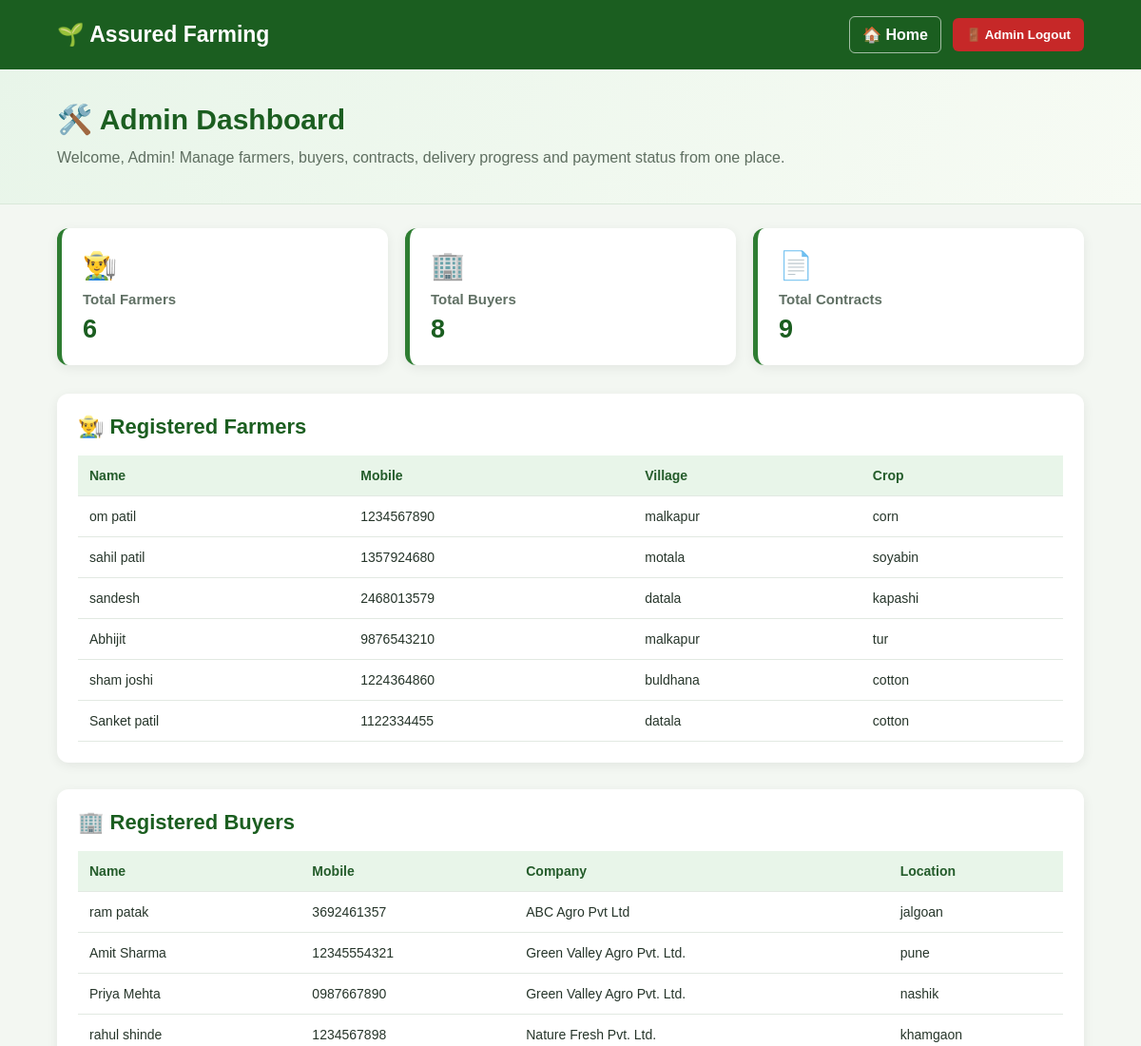
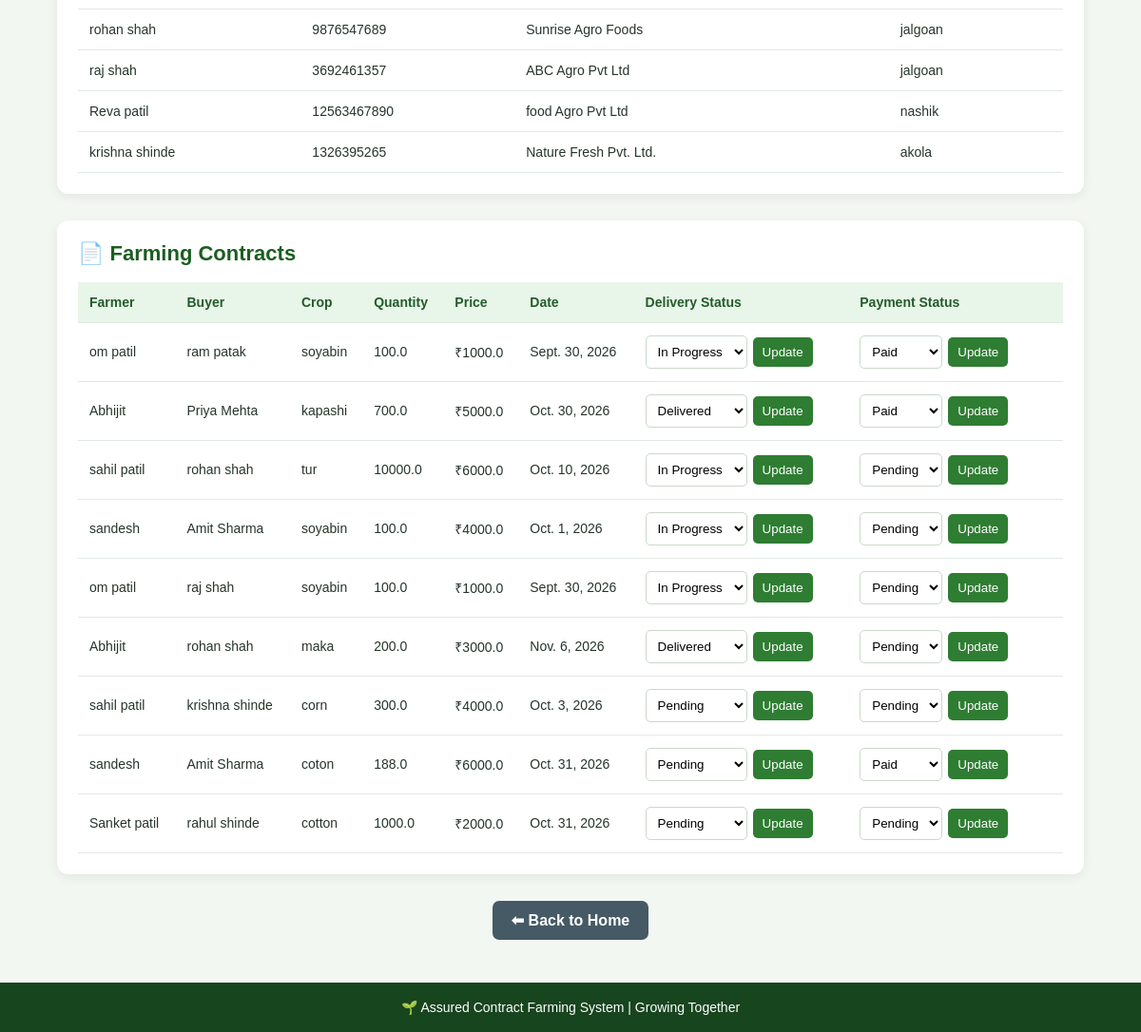
/admin-dashboard/ (signed in), run on the app's committed database (2 pictures, top to bottom).
### farming/models.py (models this page shows, shortened)
class Farmer(models.Model):
    name = models.CharField(max_length=100)
    mobile = models.CharField(max_length=15)
    village = models.CharField(max_length=100)
    crop = models.CharField(max_length=100)
    password = models.CharField(max_length=100)

class Buyer(models.Model):
    name = models.CharField(max_length=100)
    mobile = models.CharField(max_length=15)
    company = models.CharField(max_length=100)
    location = models.CharField(max_length=100)
    password = models.CharField(max_length=100)

class Contract(models.Model):
    farmer = models.ForeignKey(Farmer, on_delete=models.CASCADE)
    buyer = models.ForeignKey(Buyer, on_delete=models.CASCADE)
    crop = models.CharField(max_length=100)
    quantity = models.FloatField()
    price = models.FloatField()
    contract_date = models.DateField()
    delivery_status = models.CharField(max_length=20, default='Pending')
    payment_status = models.CharField(max_length=20, default='Pending')

### farming/views.py (the view)
# urls.py: path('admin-dashboard/', views.admin_dashboard, name='admin_dashboard'),
@user_passes_test(lambda user: user.is_authenticated and user.is_staff, login_url='/admin-login/')
def admin_dashboard(request):
    farmers = Farmer.objects.all()
    buyers = Buyer.objects.all()
    contracts = Contract.objects.all()
    return render(request, 'admin_dashboard.html', {
        'farmers': farmers,
        'buyers': buyers,
        'contracts': contracts,
    })

### farming/templates/admin_dashboard.html (shortened to what this page needs)
<!DOCTYPE html>
<html>
<head>
</head>
<body>
    <div class="navbar">
        <div class="logo">🌱 Assured Farming</div>
        <div class="nav-actions">
            <a class="home-btn" href="/">🏠 Home</a>
            <form method="POST" action="{% url 'admin_logout' %}">
                <button class="logout-btn" type="submit">
                    🚪 Admin Logout
                </button>
            </form>
        </div>
    </div>
    <section class="hero">
        <h1>🛠️ Admin Dashboard</h1>
        <p>
            Welcome, Admin! Manage farmers, buyers, contracts,
            delivery progress and payment status from one place.
        </p>
    </section>
    <main class="container">
        <section class="summary">
            <div class="summary-card">
                <div class="symbol">👨‍🌾</div>
                <h3>Total Farmers</h3>
                <div class="count">{{ farmers|length }}</div>
            </div>
            <div class="summary-card">
                <div class="symbol">🏢</div>
                <h3>Total Buyers</h3>
                <div class="count">{{ buyers|length }}</div>
            </div>
            <div class="summary-card">
                <div class="symbol">📄</div>
                <h3>Total Contracts</h3>
                <div class="count">{{ contracts|length }}</div>
            </div>
        </section>
        <section class="section">
            <h2>👨‍🌾 Registered Farmers</h2>
            <div class="table-wrap">
                <table>
                    <tr>
                        <th>Name</th>
                        <th>Mobile</th>
                        <th>Village</th>
                        <th>Crop</th>
                    </tr>
                    {% for farmer in farmers %}
                    <tr>
                        <td>{{ farmer.name }}</td>
                        <td>{{ farmer.mobile }}</td>
                        <td>{{ farmer.village }}</td>
                        <td>{{ farmer.crop }}</td>
                    </tr>
                    {% empty %}
                    <tr>
                        <td colspan="4">No farmers found.</td>
                    </tr>
                    {% endfor %}
                </table>
            </div>
        </section>
        <section class="section">
            <h2>🏢 Registered Buyers</h2>
            <div class="table-wrap">
                <table>
                    <tr>
                        <th>Name</th>
                        <th>Mobile</th>
                        <th>Company</th>
                        <th>Location</th>
                    </tr>
                    {% for buyer in buyers %}
                    <tr>
                        <td>{{ buyer.name }}</td>
                        <td>{{ buyer.mobile }}</td>
                        <td>{{ buyer.company }}</td>
                        <td>{{ buyer.location }}</td>
                    </tr>
                    {% empty %}
                    <tr>
                        <td colspan="4">No buyers found.</td>
                    </tr>
                    {% endfor %}
                </table>
            </div>
        </section>
        <section class="section">
            <h2>📄 Farming Contracts</h2>
            <div class="table-wrap">
                <table>
                    <tr>
                        <th>Farmer</th>
                        <th>Buyer</th>
                        <th>Crop</th>
                        <th>Quantity</th>
                        <th>Price</th>
                        <th>Date</th>
                        <th>Delivery Status</th>
                        <th>Payment Status</th>
                    </tr>
                    {% for contract in contracts %}
                    <tr>
                        <td>{{ contract.farmer.name }}</td>
                        <td>{{ contract.buyer.name }}</td>
                        <td>{{ contract.crop }}</td>
                        <td>{{ contract.quantity }}</td>
                        <td>₹{{ contract.price }}</td>
                        <td>{{ contract.contract_date }}</td>
                        <td>
                            <form method="POST"
                                  class="status-form"
                                  action="{% url 'update_delivery_status' contract.id %}">
                                <select name="delivery_status">
                                    <option value="Pending"
                                        {% if contract.delivery_status == "Pending" %}selected{% endif %}>
                                        Pending
                                    </option>
                                    <option value="In Progress"
                                        {% if contract.delivery_status == "In Progress" %}selected{% endif %}>
                                        In Progress
                                    </option>
                                    <option value="Delivered"
                                        {% if contract.delivery_status == "Delivered" %}selected{% endif %}>
                                        Delivered
                                    </option>
                                </select>
                                <button class="update-btn" type="submit">
                                    Update
                                </button>
                            </form>
                        </td>
                        <td>
                            <form method="POST"
                                  class="status-form"
                                  action="{% url 'update_payment_status' contract.id %}">
                                <select name="payment_status">
                                    <option value="Pending"
                                        {% if contract.payment_status == "Pending" %}selected{% endif %}>
                                        Pending
                                    </option>
                                    <option value="Paid"
                                        {% if contract.payment_status == "Paid" %}selected{% endif %}>
                                        Paid
                                    </option>
                                </select>
                                <button class="update-btn" type="submit">
                                    Update
                                </button>
                            </form>
                        </td>
                    </tr>
                    {% empty %}
                    <tr>
                        <td colspan="8">No contracts found.</td>
                    </tr>
                    {% endfor %}
                </table>
            </div>
        </section>
        <div class="back-section">
            <a class="back-btn" href="/">⬅ Back to Home</a>
        </div>
    </main>
    <footer>
        🌱 Assured Contract Farming System | Growing Together
    </footer>
</body>
</html>

### farming/templates/admin_dashboard.html (style rules this page uses)
* { margin: 0; padding: 0; box-sizing: border-box; font-family: Arial, sans-serif; }
body { background: #f3f7f2; color: #26352a; }
.navbar { background: #1b5e20; color: white; padding: 17px 5%; display: flex; justify-content: space-between; align-items: center; flex-wrap: wrap; gap: 12px; }
.logo { font-size: 23px; font-weight: bold; }
.nav-actions { display: flex; align-items: center; gap: 12px; }
.home-btn { color: white; text-decoration: none; font-weight: bold; padding: 9px 13px; border: 1px solid rgba(255,255,255,0.6); border-radius: 6px; }
.logout-btn { background: #c62828; color: white; border: none; border-radius: 6px; padding: 10px 14px; font-weight: bold; cursor: pointer; }
.hero { background: linear-gradient(120deg, #e8f5e9, #f7fbf4); padding: 35px 5%; border-bottom: 1px solid #d9e8d9; }
.hero h1 { color: #1b5e20; font-size: 30px; margin-bottom: 10px; }
.hero p { color: #5e6e60; line-height: 1.6; }
.container { width: 90%; max-width: 1450px; margin: 25px auto 45px; }
.summary { display: grid; grid-template-columns: repeat(auto-fit, minmax(190px, 1fr)); gap: 18px; margin-bottom: 30px; }
.summary-card { background: white; padding: 22px; border-radius: 12px; box-shadow: 0 3px 12px rgba(0,0,0,0.07); border-left: 5px solid #2e7d32; }
.summary-card .symbol { font-size: 29px; margin-bottom: 10px; }
.summary-card h3 { color: #607064; font-size: 15px; margin-bottom: 8px; }
.summary-card .count { color: #1b5e20; font-size: 27px; font-weight: bold; }
.section { background: white; padding: 22px; margin-bottom: 28px; border-radius: 12px; box-shadow: 0 3px 12px rgba(0,0,0,0.07); }
.section h2 { color: #1b5e20; font-size: 22px; margin-bottom: 17px; }
.table-wrap { width: 100%; overflow-x: auto; }
table { width: 100%; border-collapse: collapse; min-width: 600px; }
th, td { border-bottom: 1px solid #e2e9e2; padding: 13px 12px; text-align: left; font-size: 14px; }
th { background: #e8f5e9; color: #245c2b; font-weight: bold; white-space: nowrap; }
.status-form { display: flex; align-items: center; gap: 6px; min-width: 190px; }
select { padding: 8px; border: 1px solid #cbd8cb; border-radius: 5px; background: white; max-width: 125px; }
.update-btn { background: #2e7d32; color: white; border: none; border-radius: 5px; padding: 8px 10px; cursor: pointer; }
.back-section { text-align: center; margin-top: 25px; }
.back-btn { display: inline-block; background: #455a64; color: white; text-decoration: none; padding: 11px 20px; border-radius: 7px; font-weight: bold; }
footer { background: #17451e; color: white; text-align: center; padding: 18px; font-size: 14px; }

### data on the page
Farmer: name "om patil", mobile "1234567890", village "malkapur", crop "corn"
Farmer: name "sahil patil", mobile "1357924680", village "motala", crop "soyabin"
Farmer: name "sandesh", mobile "2468013579", village "datala", crop "kapashi"
Farmer: name "Abhijit", mobile "9876543210", village "malkapur", crop "tur"
Farmer: name "sham joshi", mobile "1224364860", village "buldhana", crop "cotton"
Farmer: name "Sanket patil", mobile "1122334455", village "datala", crop "cotton"
Buyer: name "ram patak", mobile "3692461357", company "ABC Agro Pvt Ltd", location "jalgoan"
Buyer: name "Amit Sharma", mobile "12345554321", company "Green Valley Agro Pvt. Ltd.", location "pune"
Buyer: name "Priya Mehta", mobile "0987667890", company "Green Valley Agro Pvt. Ltd.", location "nashik"
Buyer: name "rahul shinde", mobile "1234567898", company "Nature Fresh Pvt. Ltd.", location "khamgaon"
Buyer: name "rohan shah", mobile "9876547689", company "Sunrise Agro Foods", location "jalgoan"
Buyer: name "raj shah", mobile "3692461357", company "ABC Agro Pvt Ltd", location "jalgoan"
Buyer: name "Reva patil", mobile "12563467890", company "food Agro Pvt Ltd", location "nashik"
Buyer: name "krishna shinde", mobile "1326395265", company "Nature Fresh Pvt. Ltd.", location "akola"
Contract: farmer.name "om patil", buyer.name "ram patak", crop "soyabin", quantity "100.0", price "1000.0", contract_date "Sept. 30, 2026", delivery_status "In Progress", payment_status "Paid"
Contract: farmer.name "Abhijit", buyer.name "Priya Mehta", crop "kapashi", quantity "700.0", price "5000.0", contract_date "Oct. 30, 2026", delivery_status "Delivered", payment_status "Paid"
Contract: farmer.name "sahil patil", buyer.name "rohan shah", crop "tur", quantity "10000.0", price "6000.0", contract_date "Oct. 10, 2026", delivery_status "In Progress", payment_status "Pending"
Contract: farmer.name "sandesh", buyer.name "Amit Sharma", crop "soyabin", quantity "100.0", price "4000.0", contract_date "Oct. 1, 2026", delivery_status "In Progress", payment_status "Pending"
Contract: farmer.name "om patil", buyer.name "raj shah", crop "soyabin", quantity "100.0", price "1000.0", contract_date "Sept. 30, 2026", delivery_status "In Progress", payment_status "Pending"
Contract: farmer.name "Abhijit", buyer.name "rohan shah", crop "maka", quantity "200.0", price "3000.0", contract_date "Nov. 6, 2026", delivery_status "Delivered", payment_status "Pending"
Contract: farmer.name "sahil patil", buyer.name "krishna shinde", crop "corn", quantity "300.0", price "4000.0", contract_date "Oct. 3, 2026", delivery_status "Pending", payment_status "Pending"
Contract: farmer.name "sandesh", buyer.name "Amit Sharma", crop "coton", quantity "188.0", price "6000.0", contract_date "Oct. 31, 2026", delivery_status "Pending", payment_status "Paid"
Contract: farmer.name "Sanket patil", buyer.name "rahul shinde", crop "cotton", quantity "1000.0", price "2000.0", contract_date "Oct. 31, 2026", delivery_status "Pending", payment_status "Pending"

### other printed values
{{ farmers|length }} "6"
{{ buyers|length }} "8"
{{ contracts|length }} "9"
